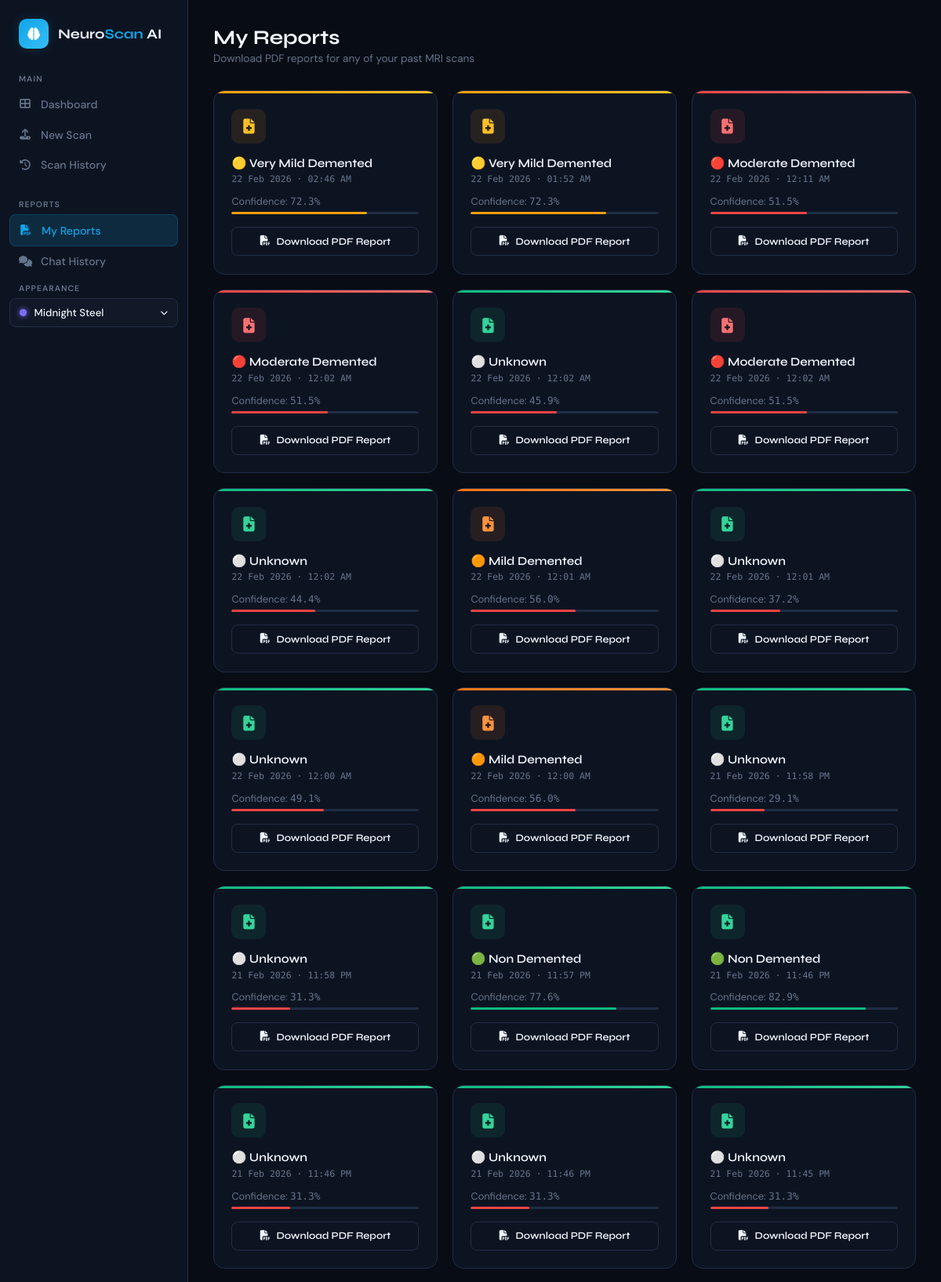
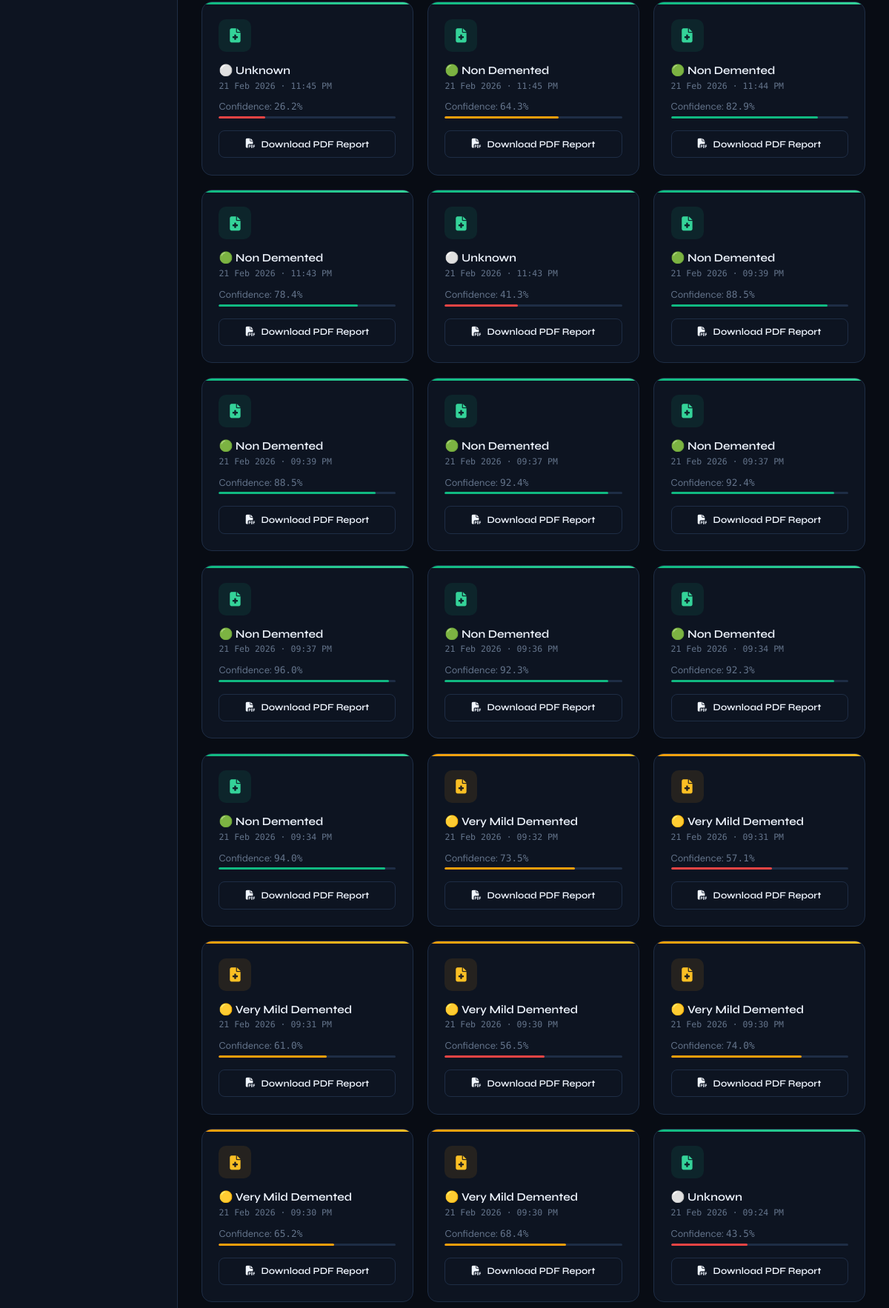
Screenshot of /reports (signed in, upper part) with the database file from the repository (2 pictures, top to bottom).
### chatbot/app.py (models this page shows)
class Scan(db.Model):
    id          = db.Column(db.Integer, primary_key=True)
    user_id     = db.Column(db.Integer, db.ForeignKey('user.id'), nullable=False)
    prediction  = db.Column(db.String(50), nullable=False)
    confidence  = db.Column(db.Float, nullable=False)
    all_probs   = db.Column(db.Text, nullable=False)
    warning     = db.Column(db.String(200))
    created_at  = db.Column(db.DateTime, default=datetime.utcnow)

### chatbot/app.py (the view)
@app.route('/reports')
@login_required
def reports():
    user  = current_user()
    scans = Scan.query.filter_by(user_id=user.id).order_by(Scan.created_at.desc()).all()
    return render_template('reports.html', current_user=user, scans=scans)

### chatbot/app.py (called while the page is built)
def login_required(f):
    @wraps(f)
    def decorated(*args, **kwargs):
        if 'user_id' not in session:
            flash('Please log in to continue.', 'error')
            return redirect(url_for('login'))
        return f(*args, **kwargs)
    return decorated

def current_user():
    if 'user_id' in session:
        return User.query.get(session['user_id'])
    return None

### chatbot/templates/reports.html (shortened to what this page needs)
<!DOCTYPE html>
<html lang="en" data-theme="midnight-steel">
<head>
  <link rel="stylesheet" href="https://cdnjs.cloudflare.com/ajax/libs/font-awesome/6.4.0/css/all.min.css">
</head>
<body>
  <aside class="sidebar">
    <div class="logo">
      <div class="logo-icon"><i class="fas fa-brain"></i></div>
      <div class="logo-text">Neuro<span>Scan</span> AI</div>
    </div>
    <div class="nav-section">
      <div class="nav-label">Main</div>
      <a href="/dashboard" class="nav-item"><i class="fas fa-th-large"></i> Dashboard</a>
      <a href="/" class="nav-item"><i class="fas fa-upload"></i> New Scan</a>
      <a href="/history" class="nav-item"><i class="fas fa-history"></i> Scan History</a>
    </div>
    <div class="nav-section" style="margin-top:1rem">
      <div class="nav-label">Reports</div>
      <a href="/reports" class="nav-item active"><i class="fas fa-file-pdf"></i> My Reports</a>
      <a href="/chat_history" class="nav-item"><i class="fas fa-comments"></i> Chat History</a>
    </div>
    <div style="padding:0 0.75rem;margin-bottom:0.5rem;">
      <div style="font-size:.65rem;font-weight:600;color:var(--muted);letter-spacing:.1em;text-transform:uppercase;padding:0 .75rem;margin-bottom:.4rem;">Appearance</div>
      <div class="theme-switcher-sidebar">
        <button class="theme-toggle-sidebar" onclick="toggleThemeDD()" id="themeSideBtn">
          <span class="t-dot-s" id="tDotS"></span>
          <span id="themeLabelS">Theme</span>
          <i class="fas fa-chevron-down" style="font-size:.6rem;margin-left:auto;"></i>
        </button>
      </div>
    </div>
  </aside>
  <main class="main">
    <div class="page-header">
      <div>
        <div class="page-title">My Reports</div>
        <div class="page-sub">Download PDF reports for any of your past MRI scans</div>
      </div>
    </div>
    {% if scans %}
    <div class="reports-grid">
      {% for scan in scans %}
        {% if scan.prediction == 'NonDemented' %}
          {% set cls = 'none' %}{% set label = '🟢 Non Demented' %}
        {% elif scan.prediction == 'VeryMildDemented' %}
          {% set cls = 'very-mild' %}{% set label = '🟡 Very Mild Demented' %}
        {% elif scan.prediction == 'MildDemented' %}
          {% set cls = 'mild' %}{% set label = '🟠 Mild Demented' %}
        {% elif scan.prediction == 'ModerateDemented' %}
          {% set cls = 'moderate' %}{% set label = '🔴 Moderate Demented' %}
        {% else %}
          {% set cls = 'none' %}{% set label = '⚪ Unknown' %}
        {% endif %}
      <div class="report-card {{ cls }}">
        <div class="report-icon {{ cls }}"><i class="fas fa-file-medical"></i></div>
        <div class="report-title">{{ label }}</div>
        <div class="report-date">{{ scan.created_at.strftime('%d %b %Y · %I:%M %p') }}</div>
        <div class="report-conf">
          Confidence: <span>{{ scan.confidence|round(1) }}%</span>
          <div class="conf-bar-sm">
            <div class="conf-fill-sm" style="width:{{ scan.confidence }}%;background:{% if scan.confidence > 75 %}#10b981{% elif scan.confidence > 60 %}#f59e0b{% else %}#ef4444{% endif %}"></div>
          </div>
        </div>
        <a href="/download_report/{{ scan.id }}" class="download-btn">
          <i class="fas fa-file-pdf"></i> Download PDF Report
        </a>
      </div>
      {% endfor %}
    </div>
    {% else %}
    <div class="empty-state">
      <i class="fas fa-file-pdf"></i>
      <p>No reports yet. <a href="/" style="color:var(--accent)">Upload an MRI scan</a> to generate your first report.</p>
    </div>
    {% endif %}
  </main>
</body>
</html>

### rows the page displays
Scan: label "🟡 Very Mild Demented", created_at "22 Feb 2026 · 02:46 AM", confidence "72.3"
Scan: label "🟡 Very Mild Demented", created_at "22 Feb 2026 · 01:52 AM", confidence "72.3"
Scan: label "🔴 Moderate Demented", created_at "22 Feb 2026 · 12:11 AM", confidence "51.5"
Scan: label "🔴 Moderate Demented", created_at "22 Feb 2026 · 12:02 AM", confidence "51.5"
Scan: label "⚪ Unknown", created_at "22 Feb 2026 · 12:02 AM", confidence "45.9"
Scan: label "🔴 Moderate Demented", created_at "22 Feb 2026 · 12:02 AM", confidence "51.5"
Scan: label "⚪ Unknown", created_at "22 Feb 2026 · 12:02 AM", confidence "44.4"
Scan: label "🟠 Mild Demented", created_at "22 Feb 2026 · 12:01 AM", confidence "56.0"
Scan: label "⚪ Unknown", created_at "22 Feb 2026 · 12:01 AM", confidence "37.2"
Scan: label "⚪ Unknown", created_at "22 Feb 2026 · 12:00 AM", confidence "49.1"
Scan: label "🟠 Mild Demented", created_at "22 Feb 2026 · 12:00 AM", confidence "56.0"
Scan: label "⚪ Unknown", created_at "21 Feb 2026 · 11:58 PM", confidence "29.1"
Scan: label "⚪ Unknown", created_at "21 Feb 2026 · 11:58 PM", confidence "31.3"
Scan: label "🟢 Non Demented", created_at "21 Feb 2026 · 11:57 PM", confidence "77.6"
Scan: label "🟢 Non Demented", created_at "21 Feb 2026 · 11:46 PM", confidence "82.9"
Scan: label "⚪ Unknown", created_at "21 Feb 2026 · 11:46 PM", confidence "31.3"
Scan: label "⚪ Unknown", created_at "21 Feb 2026 · 11:46 PM", confidence "31.3"
Scan: label "⚪ Unknown", created_at "21 Feb 2026 · 11:45 PM", confidence "31.3"
Scan: label "⚪ Unknown", created_at "21 Feb 2026 · 11:45 PM", confidence "26.2"
Scan: label "🟢 Non Demented", created_at "21 Feb 2026 · 11:45 PM", confidence "64.3"
Scan: label "🟢 Non Demented", created_at "21 Feb 2026 · 11:44 PM", confidence "82.9"
Scan: label "🟢 Non Demented", created_at "21 Feb 2026 · 11:43 PM", confidence "78.4"
Scan: label "⚪ Unknown", created_at "21 Feb 2026 · 11:43 PM", confidence "41.3"
Scan: label "🟢 Non Demented", created_at "21 Feb 2026 · 09:39 PM", confidence "88.5"
Scan: label "🟢 Non Demented", created_at "21 Feb 2026 · 09:39 PM", confidence "88.5"
Scan: label "🟢 Non Demented", created_at "21 Feb 2026 · 09:37 PM", confidence "92.4"
Scan: label "🟢 Non Demented", created_at "21 Feb 2026 · 09:37 PM", confidence "92.4"
Scan: label "🟢 Non Demented", created_at "21 Feb 2026 · 09:37 PM", confidence "96.0"
Scan: label "🟢 Non Demented", created_at "21 Feb 2026 · 09:36 PM", confidence "92.3"
Scan: label "🟢 Non Demented", created_at "21 Feb 2026 · 09:34 PM", confidence "92.3"
Scan: label "🟢 Non Demented", created_at "21 Feb 2026 · 09:34 PM", confidence "94.0"
Scan: label "🟡 Very Mild Demented", created_at "21 Feb 2026 · 09:32 PM", confidence "73.5"
Scan: label "🟡 Very Mild Demented", created_at "21 Feb 2026 · 09:31 PM", confidence "57.1"
Scan: label "🟡 Very Mild Demented", created_at "21 Feb 2026 · 09:31 PM", confidence "61.0"
Scan: label "🟡 Very Mild Demented", created_at "21 Feb 2026 · 09:30 PM", confidence "56.5"
Scan: label "🟡 Very Mild Demented", created_at "21 Feb 2026 · 09:30 PM", confidence "74.0"
Scan: label "🟡 Very Mild Demented", created_at "21 Feb 2026 · 09:30 PM", confidence "65.2"
Scan: label "🟡 Very Mild Demented", created_at "21 Feb 2026 · 09:30 PM", confidence "68.4"
Scan: label "⚪ Unknown", created_at "21 Feb 2026 · 09:24 PM", confidence "43.5"
